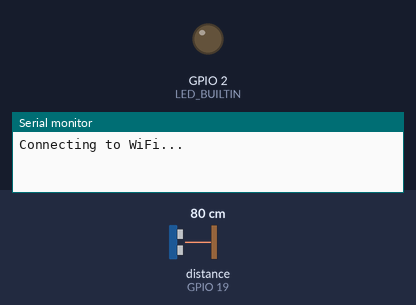
A sketch run on a simulated ESP32. On the bench: output pins drawn as LEDs (lit = HIGH), the last lines printed to the serial monitor. Dashed ring = blinking. Inputs (shaded band) come from the test bench; at power-on: distance to the obstacle (sensor on GPIO 19) 80 cm. The echo pulse lasts 58.3 µs per cm; WiFi joins after 1.5 s; servers stay silent unless stated; no MQTT or app messages arrive unless stated.

Above: at 0.4 s.
At 1.7 s:
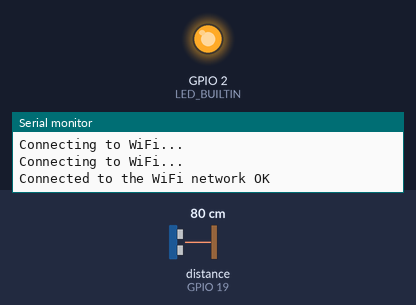
At 7.8 s:
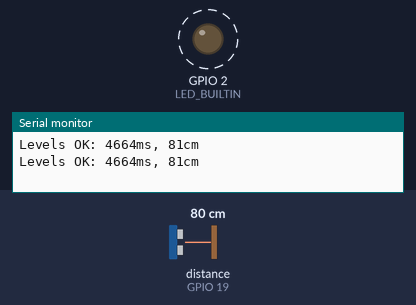
7.9 s: distance to the obstacle (sensor on GPIO 19) set to 6 cm
11.0 s: distance to the obstacle (sensor on GPIO 19) set to 3 cm
Timing chart, 0 to 23.2 s (numbered marks = the images above; inputs shaded):
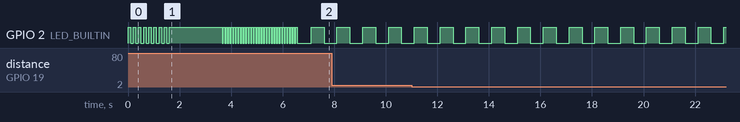

Measured:
- by itself, GPIO 2 (LED_BUILTIN): alternates HIGH for 0.50 s and LOW for 0.50 s

The sketch:

UnidadeMedicao.ino
```cpp
/**
 *  UnidadeMedicao.ino
 *
 *  Parte do Trabalho final da disciplina.
 *
 *  Disciplina: Eletrônica Básica
 *  Professor: Marcos Rodrigues Costa
 *  Autores:
 *
 *  - Daniel Gonçalves <goncalves.d@aluno.ifsp.edu.br>
 *  - Murilo dos Reis Tavares <murilo.tavares@aluno.ifsp.edu.br>
 *
 *  Unidade de Medição:
 *    Subscriber @ p/container/set
 *    Publisher @ p/container/level
 *
 *  Bibliotecas Utilizadas:
 *
 *  - Neotimer             1.1.6    by Jose Rullan
 *  - NewPing              1.9.7    by Tim Eckel
 *  - WiFi (Built-In)      1.2.7    by Arduino
 *  - PubSubClient         2.8.0    by Nick O'Leary
 *  - ArduinoJson          6.21.2   by Benoit Blanchon  https://arduinojson.org/
 *
 *  Placa selecionada no IDE Arduino:
 *
 *  - DOIT ESP32 DEVKIT V1
 *
 */
#include <neotimer.h>
#include <NewPing.h>
#include <WiFi.h>
#include <PubSubClient.h>
#include <ArduinoJson.h>

static const int SONAR_ID = 1;
static const int SONAR_TRIGGER_PIN = 18;
static const int SONAR_ECHO_PIN = 19;
static const int SONAR_MAX_DISTANCE_CM = 200;  // 200cm = 2m
static const int SONAR_READ_INTERVAL = 500;  // Intervalo entre leituras, em milisegundos

static const int BLINK_INTERVAL = 500;  // Intervalo de piscagem para o LED onboard

static const char* WIFI_SSID = "YOUR_SSID";
static const char* WIFI_PWD = "YOUR_WIFI_SECRET";

static const char* MQTT_HOST_ADDRESS = "IP_OR_DNS";
static const int MQTT_HOST_PORT = 1883;
static const char* MQTT_TOPIC_SUB_SET = "p/container/set";
static const char* MQTT_TOPIC_PUB_LEVEL = "p/container/level";
static const char* MQTT_TOPIC_PUB_PUMP = "p/pump";

static const int PUMP_SECONDS = 6;

unsigned int criticalLevel_ms = 278;  // (milisegundos) 278ms = ~4cm
unsigned int criticalLevel_cm = 4;    // (centimetros) 4cm = ~278ms
/*
## Contêiner

Usados no protótipo aquários para peixes beta. São conhecidos os
seguintes dados:

* 130mm altura total do recipiente
* 3mm espessura do vidro
* 100x100mm (medida externa)
* 94x94mm (medida interna)
* 1mm de água nesse recipiente, equivale a 8,85ml

No protótipo a ideia é manter a borda do sensor HC-SR04 a 147mm de
altura em relação à base em que está instalado.

Com o contêiner (aquario) sobre a base, configurar a unidade medição
para identificar quanto o topo do fluído atingir a marca de 100mm ou
mais e, assim, comandar o escoamento do contêiner pelo tempo `t`
suficiente para baixar o nível do fluído para 80mm em relação ao
fundo do recipiente.

Sendo a diferença de 20mm (do limite máximo de 100mm, ao limite de
"normalidade" de 80mm). A unidade de medição deverá comandar o
escoamento por 5,97 segundos para escoar o equivalente a 177ml,
assumindo que a bomba d'água será acionada com 4V~5V.

* `8,85ml × 20mm = 177ml`
* `177ml ÷ 29,6 ml/s = 5,97 s`

Ou seja, a bomba tem que ficar acionada por cerca ~6 segundos para que
seja escoado o equivalente a 20mm de água em um recipiente de 94x94mm.

## Valores de Medição

Se a borda do emissor do HC-SR04 ficar posicionada a 147mm em relação à
base em que está instalada e, sabendo que o nível zero do recipiente
está 3mm acima da base mesma base, o limite de acionamento deverá ser:

* `criticalLevel_cm = ((147 - 3) - 100) ÷ 10`
* `criticalLevel_cm = (144 - 100) ÷ 10`
* `criticalLevel_cm = 4,4`

Na verdade, `criticalLevel_cm` deverá ser igual `4` pois a biblioteca
NewPing não retorna valores em ponto flutuante, apenas inteiros.

Porém nas medições práticas,

*/

WiFiClient wifiClient;
PubSubClient mqttClient(wifiClient);

bool onboardLEDState = false;
Neotimer onboardLEDTimer = Neotimer();
Neotimer sonarTimer = Neotimer();
Neotimer pumpTimer = Neotimer();

NewPing sonar(
  SONAR_TRIGGER_PIN,
  SONAR_ECHO_PIN,
  SONAR_MAX_DISTANCE_CM
);


void setup() {
  pinMode(LED_BUILTIN, OUTPUT);

  setupSerial();
  setupWiFi();
  setupMqttClient();
  setupTimers();

  sinalizeCriticalLevelsReset();
}


void loop() {
  blinkOnboardLED();
  readSonar();
  pullData();
}


static void setupSerial() {
  Serial.begin(115200);
}


static void setupWiFi() {
  WiFi.begin(WIFI_SSID, WIFI_PWD);

  while (WiFi.status() != WL_CONNECTED) {
    digitalWrite(LED_BUILTIN, HIGH);
    delay(100);
    digitalWrite(LED_BUILTIN, LOW);
    delay(100);
    Serial.println("Connecting to WiFi...");
  }

  Serial.println("Connected to the WiFi network OK");
  digitalWrite(LED_BUILTIN, HIGH);
  delay(2000);
  digitalWrite(LED_BUILTIN, LOW);
}


static void setupMqttClient() {
  String clientId = "sonar-";
  clientId += String(WiFi.macAddress());

  mqttClient.setServer(MQTT_HOST_ADDRESS, MQTT_HOST_PORT);
  mqttClient.setCallback(dataIncomingHandler);
}


static void connectMqttClient() {
  String clientId = "sonar-";
  clientId += String(WiFi.macAddress());

  Serial.println("Sonar MQTT client: attempting to connect...");

  while (!mqttClient.connected()) {
    if (mqttClient.connect(clientId.c_str())) {
      Serial.println("Sonar MQTT client: connected OK");
    } else {
      Serial.print("Sonar MQTT client: connection failed with state: ");
      Serial.println(mqttClient.state());
      // aguarda antes de uma nova tentativa de conectar;
      // enquanto isso, pisca rapidamente o LED onboard
      sinalizePaused(3000);  // pisca por 3 segundos
    }
  }

  mqttClient.subscribe(MQTT_TOPIC_SUB_SET);
  Serial.print("Sonar MQTT client: subscribed to: ");
  Serial.println(MQTT_TOPIC_SUB_SET);
}


static void setupTimers() {
  // ajusta os intervalos de leitura do ultrasonico e de
  // indicação de operação do LED onboard
  sonarTimer.set(SONAR_READ_INTERVAL);
  onboardLEDTimer.set(BLINK_INTERVAL);

  // ajusta o timer que indica que o bombeamento foi comandado,
  // desligando-o em seguida
  pumpTimer.set((PUMP_SECONDS + 1) * 1000);
  pumpTimer.stop();
}


static void blinkOnboardLED() {
  if (onboardLEDTimer.repeat()) {
    onboardLEDState = !onboardLEDState;
    digitalWrite(LED_BUILTIN, onboardLEDState ? HIGH : LOW);
  }
}


static void readSonar() {
  if (sonarTimer.repeat()) {
    unsigned int dist_ms = sonar.ping();
    unsigned int dist_cm = sonar.convert_cm(dist_ms);

    // Serial.print("Sensor: ");
    // Serial.print(dist_ms);
    // Serial.print("ms; ");
    // Serial.print(dist_cm);
    // Serial.println("cm;");

    doPublishLevel(dist_ms, dist_cm);
    doCheckLevel(dist_ms, dist_cm);
  }
}


static void pullData() {
  if (!mqttClient.connected()) {
    connectMqttClient();
  }
  mqttClient.loop();
}


static void doPublishLevel(unsigned int dist_ms, unsigned int dist_cm) {
  // para calcular o tamanho do buffer necessário:
  // https://arduinojson.org/v6/example/generator/
  StaticJsonDocument<128> doc;

  //
  // Referência do payload:
  //
  //   {
  //     "origin": {
  //       "from": "measureUnit",
  //       "id": 1
  //     },
  //     "level": {
  //       "ms": 911,
  //       "cm": 15
  //     }
  //   }
  //
  JsonObject origin = doc.createNestedObject("origin");
  origin["from"] = "measureUnit";
  origin["id"] = SONAR_ID;

  JsonObject level = doc.createNestedObject("level");
  level["ms"] = dist_ms;
  level["cm"] = dist_cm;

  String output = "";
  serializeJson(doc, output);  // DEBUG: serializeJsonPretty(doc, Serial);
  mqttClient.publish(MQTT_TOPIC_PUB_LEVEL, output.c_str());
}


static void doCheckLevel(unsigned int dist_ms, unsigned int dist_cm) {
  if ((dist_ms < criticalLevel_ms) || (dist_cm < criticalLevel_cm)) {
    Serial.print("Levels CRITICAL: ");
    Serial.print(dist_ms);
    Serial.print("ms, ");
    Serial.print(dist_cm);
    Serial.println("cm");
    doCommandPump();
  }
  else {
    Serial.print("Levels OK: ");
    Serial.print(dist_ms);
    Serial.print("ms, ");
    Serial.print(dist_cm);
    Serial.println("cm");
  }
}


static void doCommandPump() {
  Serial.print("pumpTimer: waiting=");
  Serial.print(pumpTimer.waiting());
  Serial.print(", started=");
  Serial.print(pumpTimer.started());
  Serial.print(", done=");
  Serial.println(pumpTimer.done());

  if (pumpTimer.waiting() && !pumpTimer.done()) {
    Serial.println("Still pumping...");
    return;
  }

  // para calcular o tamanho do buffer necessário:
  // https://arduinojson.org/v6/example/generator/
  StaticJsonDocument<128> doc;

  //
  // Referência do payload:
  //
  //   {
  //     "origin": {
  //       "from": "measureUnit",
  //       "id": 1
  //     },
  //     "destination": {
  //       "to": "pumpUnit",
  //       "id": 1
  //     },
  //     "pump": {
  //       "seconds": 3
  //     }
  //   }
  //
  JsonObject origin = doc.createNestedObject("origin");
  origin["from"] = "measureUnit";
  origin["id"] = SONAR_ID;

  JsonObject dest = doc.createNestedObject("destination");
  dest["to"] = "pumpUnit";
  dest["id"] = SONAR_ID;

  JsonObject pump = doc.createNestedObject("pump");
  pump["seconds"] = PUMP_SECONDS;

  String output = "";
  serializeJson(doc, output);  // DEBUG: serializeJsonPretty(doc, Serial);
  mqttClient.publish(MQTT_TOPIC_PUB_PUMP, output.c_str());

  pumpTimer.start();
}


static void dataIncomingHandler(char* topic, byte* payload, unsigned int len) {
  Serial.print("Data incoming, topic: ");
  Serial.print(topic);
  Serial.print(": Msg Len: ");
  Serial.println(len);

  if (String(topic) == MQTT_TOPIC_SUB_SET) {
    //
    // Referência do payload:
    //
    //   {
    //     "origin": {
    //       "from": "monitorUnit",
    //       "id": 1
    //     },
    //     "destination": {
    //       "to": "measureUnit",
    //       "id": 1
    //     },
    //     "level": {
    //       "ms": 747,
    //       "cm": 13
    //     }
    //   }
    //
    Serial.println("On topic");

    StaticJsonDocument<256> doc;
    Serial.println("  ... doc OK");

    deserializeJson(doc, payload);
    Serial.println("  ... deserialized OK");

    const char* dest = doc["destination"]["to"];
    Serial.print("  ... dest: ");
    Serial.println(dest);

    if (String(dest) == "measureUnit") {
      unsigned int unitId = doc["destination"]["id"];
      Serial.print("  ... dest id: ");
      Serial.println(unitId);

      if (unitId == SONAR_ID) {
        criticalLevel_ms = doc["level"]["ms"];
        criticalLevel_cm = doc["level"]["cm"];
        sinalizeCriticalLevelsReset();
      }
    }
    else {
      Serial.print("  ... dest is not a measure unit: ");
      Serial.println(dest);
    }
  }
}


static void sinalizeCriticalLevelsReset() {
  Serial.print("Critical Levels RESET: ");
  Serial.print(criticalLevel_ms);
  Serial.print("ms, ");
  Serial.print(criticalLevel_cm);
  Serial.println("cm");

  // indica que os níveis críticos foram ajustados
  // piscando o LED onboard rapidamente
  sinalizePaused(3000);  // pisca por 3 segundos
}


static void sinalizePaused(unsigned int duration) {
  unsigned long t = millis();
  bool state = false;

  while (millis() < t + duration) {
    state = !state;
    digitalWrite(LED_BUILTIN, state ? HIGH : LOW);
    delay(50);
  }
}
```
